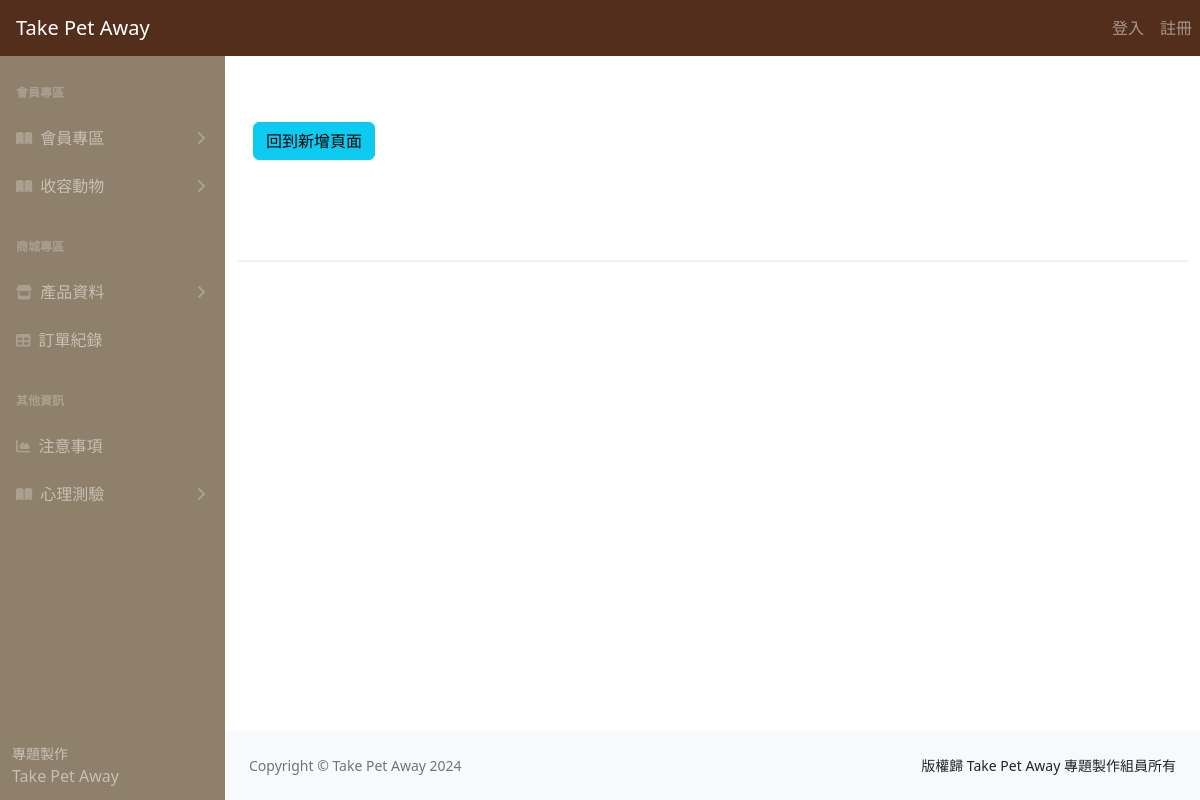
/faq_index.php, run on an earlier commit of the app's database.
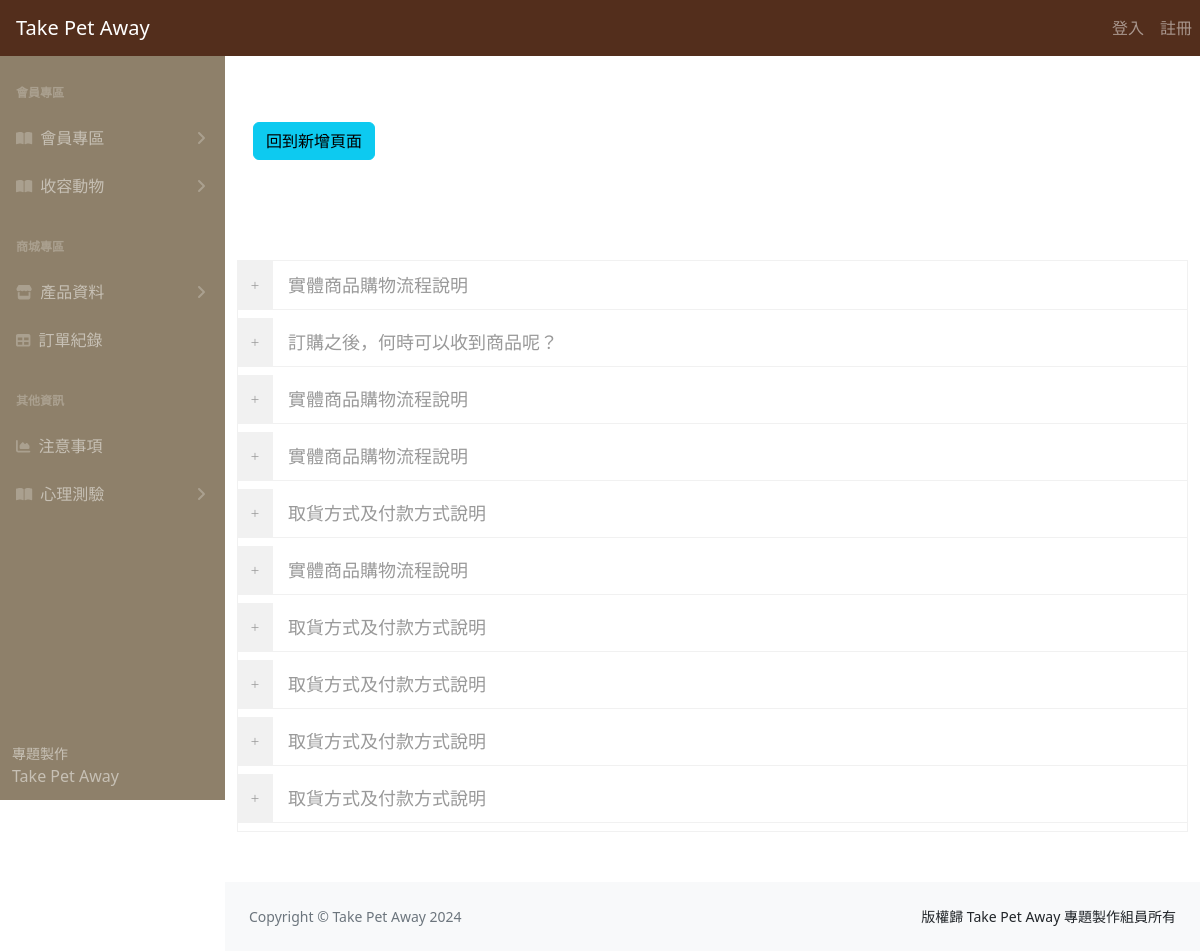
And on a later commit of the database.
### tables this page shows
CREATE TABLE
    `faq_shopinfo` (
        `question_id` int (11) NOT NULL,
        `main_question` varchar(60) NOT NULL,
        `small_question` varchar(60) NOT NULL,
        `faq_answer` text NOT NULL
    );

### faq_index.php (the view, shortened to what this page needs)
<?php
$conn = new PDO("mysql:host=localhost:3306;dbname=take_pet_away", "root", "");
$sql = "SELECT * FROM faq_shopinfo";
$statement = $conn->prepare($sql);
$statement->execute();
$faqs = $statement->fetchAll();
?>
<link rel="stylesheet" type="text/css" href="css/bootstrap.css" />
<link rel="stylesheet" type="text/css" href="font-awesome/css/font-awesome.css" />
<?php include __DIR__ . '/parts/1_head.php' ?>
<?php include __DIR__ . '/parts/2_nav.php' ?>
<?php include __DIR__ . '/parts/3_side_nav.php' ?>
<div class="container" style="margin-top: 50px; margin-bottom: 50px;">
	<a href="faq_add.php" class="btn btn-info mt-3 ml-3">回到新增頁面</a>
	<div class="row">
		<div class="col-md-12 accordion_one">
		    <div class="panel-group">
		    	<?php foreach ($faqs as $faq): ?>
			        <div class="panel panel-default">
			            <div class="panel-heading">
			                <h4 class="panel-title">
			                	<a data-toggle="collapse" data-parent="#accordion_oneLeft" href="#faq-<?php echo $faq['question_id']; ?>" aria-expanded="false" class="collapsed">
			                		<?php echo $faq['small_question']; ?>
			                	</a>
			                </h4>
			            </div>
			        </div>
		        <?php endforeach; ?>
		    </div>
		</div>
	</div>
</div>
<?php include __DIR__ . '/parts/4_footer.php' ?>
<?php include __DIR__ . '/parts/6_foot.php' ?>

What changed in the data, as far as the page shows it:
added faq_shopinfo: small_question "實體商品購物流程說明"
added faq_shopinfo: small_question "訂購之後，何時可以收到商品呢？"
added faq_shopinfo: small_question "實體商品購物流程說明"
added faq_shopinfo: small_question "實體商品購物流程說明"
added faq_shopinfo: small_question "取貨方式及付款方式說明"
added faq_shopinfo: small_question "實體商品購物流程說明"
added faq_shopinfo: small_question "取貨方式及付款方式說明"
added faq_shopinfo: small_question "取貨方式及付款方式說明"
added faq_shopinfo: small_question "取貨方式及付款方式說明"
added faq_shopinfo: small_question "取貨方式及付款方式說明"
